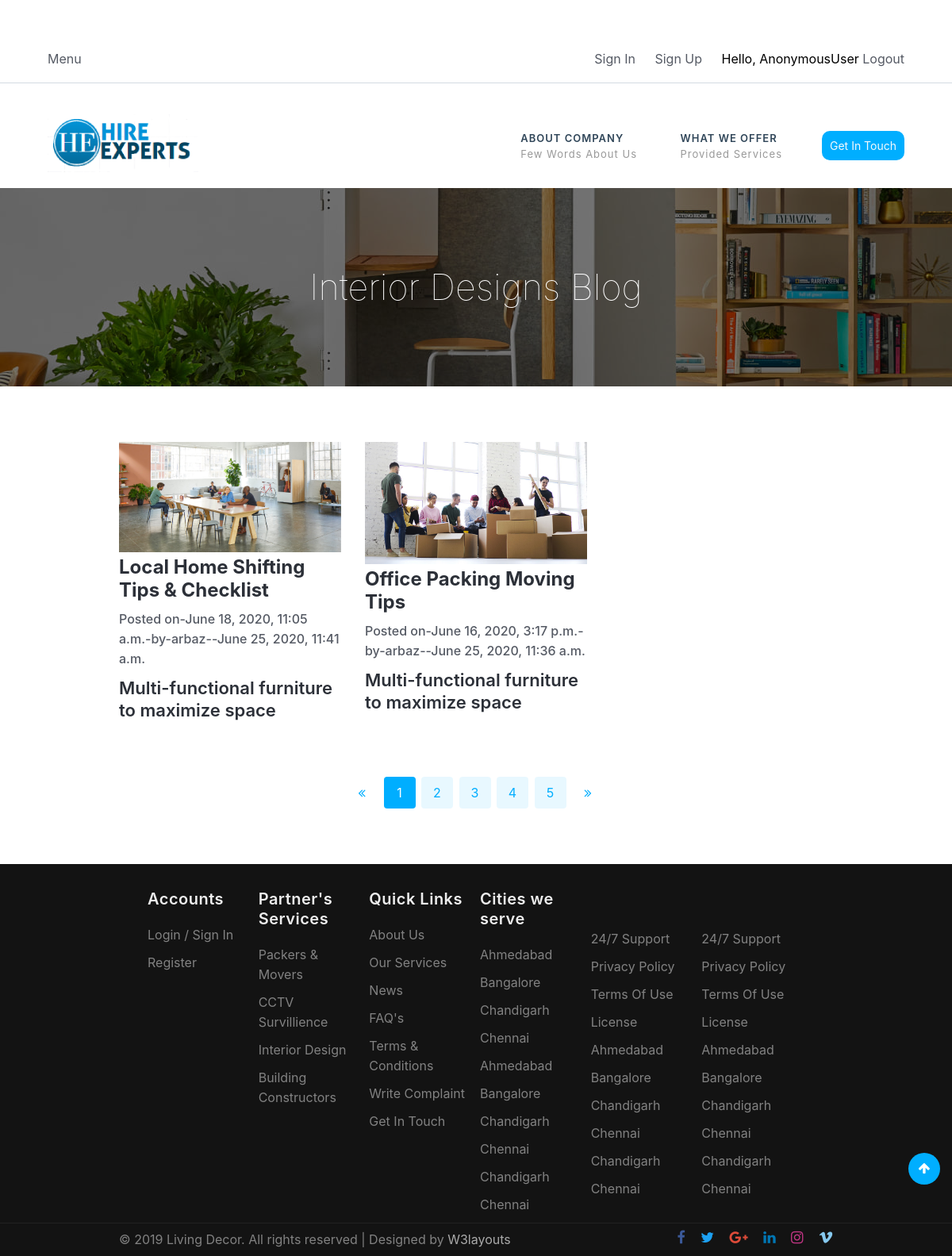
The page /blog/blog/ on the database its author committed.
### blog/models.py (models this page shows, shortened)
class BlogPost(models.Model):
	title 						= models.CharField(max_length=50, null=False, blank=False)
	body						= RichTextField()
	image 						= models.ImageField(upload_to='post_image', null=False, blank=False)
	date_published 				= models.DateTimeField(auto_now_add=True, verbose_name="data published")
	date_updated 				= models.DateTimeField(auto_now=True, verbose_name="data updated")
	author 						= models.ForeignKey(settings.AUTH_USER_MODEL, on_delete=models.CASCADE)
	Slug						= models.SlugField(blank=True, unique=True)
	class Meta:
		ordering = ['-date_published']
	@property
	def imageURL(self):
		try:
			url = self.image.url
		except:
			url = ''
		return url

### blog/views.py (the view)
# urls.py: 2. Add a URL to urlpatterns:  path('blog/', include('blog.urls'))
def blog(request):
	posts = BlogPost.objects.all()
	return render(request, 'blog/blog.html',{ 'post': posts})

### blog/templates/blog/blog.html (shortened to what this page needs)
{% include 'snippets/header.html' %}
{% load static %}
<section class="w3l-title-11-blog">
	<div class="title11">
		<div class="wrapper">
			<div class="title11-content">
				<h2>
					Interior Designs Blog
					</h2>
			</div>
		</div>
	</div>
</section>
 <div class="w3l-grids-block-5">
 <section id="grids5-block">
	<div class="wrapper">
			<div class="d-grid">
				{% for data in post %}
				<div class="grids5-info">
         			<a href="{% url 'blog:blog-single' slug=data.Slug %}"><img src="{{data.imageURL}}" alt="blogposts" width="auto" height="auto" /></a>
					<h1>{{data.title}}</h1></a>
					<h5>Posted on-{{data.date_published}}-by-{{data.author}}--{{data.date_updated}} </h5>
						<ul class="blog-info">
					<h4><a href="{% url 'blog:blog-single' slug=data.Slug  %}">Multi-functional furniture to maximize space</a></h4>
				</div>
				{% endfor %}
			</div>
			<div class="pagination">
				<ul>
					<li class="prev"><a href="#page-number"><span class="fa fa-angle-double-left"></span></a></li>
					<li><a href="#page-number" class="active">1</a></li>
					<li><a href="#page-number">2</a></li>
					<li><a href="#page-number">3</a></li>
					<li><a href="#page-number">4</a></li>
					<li><a href="#page-number">5</a></li>
					<li class="next"><a href="#page-number"><span class="fa fa-angle-double-right"></span></a></li>
				</ul>
			</div>
		</div>
	</div>
{% include 'main/snippets/footer.html' %}
{% include 'main/snippets/move_top.html' %}

### blog/templates/snippets/header.html (shortened to what this page needs)
<!DOCTYPE html>
<html lang="en">
<head>
	{% load static %}
  <link rel="stylesheet" href="{% static 'assets/css/style-freedom.css' %}">
</head>
<body>
<body>
<section class="w3l-hero-headers-11">
	<div class="hero-header-11-content">
		<div class="top-header">
			<div class="wrapper-full">
				<div class="d-grid grid-columns-2">
					<div class="menu-overlay-left">
						<div class="overlay-menuv-hny">
							<div class="side-menu-hny">
								<label for="op" class="menuopen">
									<p>Menu</p>
								</label>
							</div>
						</div>
					</div>
					<div class="accounts align-right">
						<ul>
							<li><a href="{% url 'login'%}"> Sign In</a></li>
							<li><a href="{% url 'signup'%}"> Sign Up</a></li>
	    	<li><span class="hello-msg">Hello, {{request.user}}</span>
  <span ><a  class="hello-msg" href="{% url 'logout' %}">Logout</a></span></li>
						</ul>
					</div>
				</div>
			</div>
		</div>
		<div class="main-header">
			<div class="wrapper-full">
				<div class="d-grid grid-columns-auto">
					<div class="Brand-logo">
					<a class="brand-logo" href="/">
					<img src="{% static 'assets/images/experts.png' %}" class="img-responsive" alt="Your logo" title="Your logo"  />
					</a>
					</div>
					<div class="right-grid align-left d-grid">
						<div class="quick-links">
							<ul>
								<li><a href="{% url 'main:about' %}">About Company <span>few words about us</span></a></li>
								<li><a href="{% url 'main:services' %}">What we offer <span>provided services </span></a></li>
							</ul>
						</div>
						<div class="button align-right">
							<a href="{% url 'main:contact' %}" class="actionbg">Get In Touch</a>
						</div>
					</div>
				</div>
			</div>
		</div>
	</div>
</section>

### main/templates/main/snippets/footer.html
<section class="w3l-footer-16">
	<div class="w3l-footer-16-main">
		<div class="wrapper">
			<div class="grid">
				<div class="column">
					<h3>Accounts</h3>
					<ul class="footer-gd-16">
						<li><a href="{% url 'login'%}">Login / sign in</a></li>
						<li><a href="{% url 'signup'%}">Register</a></li>
					</ul>
				</div>
				<div class="column">
						<h3>Partner's Services</h3>
						<ul class="footer-gd-16">
						<li><a href="{% url 'main:services' %}">Packers & Movers</a></li>
						<li><a href="{% url 'main:services' %}">CCTV Survillience</a></li>
						<li><a href="{% url 'main:services' %}">Interior design</a></li>
						<li><a href="{% url 'main:services' %}">Building Constructors</a></li>
					</ul>
				</div>
				<div class="column">
					<h3>Quick Links</h3>
					<ul class="footer-gd-16">
						<li><a href="{% url 'main:about' %}">About Us</a></li>
						<li><a href="{% url 'main:services' %}">Our Services</a></li>
						<li><a href="{% url 'main:portfolio' %}">News</a></li>
						<li><a href="{% url 'main:contact' %}">FAQ's</a></li>
						<li><a href="{% url 'main:about' %}l">Terms & Conditions</a></li>
						<li><a href="{% url 'main:portfolio' %}">Write Complaint</a></li>
						<li><a href="{% url 'main:contact' %}">Get in touch</a></li>
					</ul>
				</div>
					<div class="column column3">
						<h3>Cities we serve</h3>
						<ul class="footer-gd-16">
							<li><a href="#url">Ahmedabad</a></li>
							<li><a href="{%url 'packers:bangalore' %}">Bangalore</a></li>
							<li><a href="#url">Chandigarh</a></li>
							<li><a href="#url">Chennai</a></li>
							<li><a href="#url">Ahmedabad</a></li>
							<li><a href="#url">Bangalore</a></li>
							<li><a href="#url">Chandigarh</a></li>
							<li><a href="#url">Chennai</a></li>
							<li><a href="#url">Chandigarh</a></li>
							<li><a href="#url">Chennai</a></li>
						</ul>
					</div>
					<div class="column column4">
						<ul class="footer-gd-16"><br><br>
							<li><a href="#url">24/7 support</a></li>
							<li><a href="#url">privacy policy</a></li>
							<li><a href="#url">Terms of use</a></li>
							<li><a href="#url">License</a></li>
							<li><a href="#url">Ahmedabad</a></li>
							<li><a href="#url">Bangalore</a></li>
							<li><a href="#url">Chandigarh</a></li>
							<li><a href="#url">Chennai</a></li>
							<li><a href="#url">Chandigarh</a></li>
							<li><a href="#url">Chennai</a></li>
						</ul>
					</div>
					<div class="column column5">
						<ul class="footer-gd-16"><br></br>
							<li><a href="#url">24/7 support</a></li>
							<li><a href="#url">privacy policy</a></li>
							<li><a href="#url">Terms of use</a></li>
							<li><a href="#url">License</a></li>
							<li><a href="#url">Ahmedabad</a></li>
							<li><a href="#url">Bangalore</a></li>
							<li><a href="#url">Chandigarh</a></li>
							<li><a href="#url">Chennai</a></li>
							<li><a href="#url">Chandigarh</a></li>
							<li><a href="#url">Chennai</a></li>
						</ul>
					</div>
			</div>
		</div>
	</div>
</section>
<section class="w3l-footers-1">
  <div class="footer">
    <div class="wrapper">
      <div class="footer-content">
        <div class="d-grid grid-columns-2">
          <div class="footer-left">
            <p>© 2019 Living Decor. All rights reserved | Designed by <a href="https://w3layouts.com/">W3layouts</a></p>
          </div>
          <div class="footer-right align-right">
            <ul class="social">
              <li><a href="#twitter"><span class="fa fa-facebook"></span></a></li>
              <li><a href="#facebook"><span class="fa fa-twitter"></span></a></li>
              <li><a href="#facebook"><span class="fa fa-google-plus"></span></a></li>
              <li><a href="#facebook"><span class="fa fa-linkedin"></span></a></li>
			  <li><a href="#facebook"><span class="fa fa-instagram"></span></a></li>
			  <li><a href="#facebook"><span class="fa fa-vimeo"></span></a></li>
            </ul>
          </div>
        </div>
      </div>
    </div>
  </div>
</section>

### main/templates/main/snippets/move_top.html (shortened to what this page needs)
<button onclick="topFunction()" id="movetop" title="Go to top">
  <span class="fa fa-arrow-up"></span>
</button>

### rows shown on the page
BlogPost: imageURL (picture), title "Local Home Shifting Tips & Checklist", date_published "June 18, 2020, 11:05 a.m.", author "arbaz", date_updated "June 25, 2020, 11:41 a.m."
BlogPost: imageURL (picture), title "Office Packing Moving Tips", date_published "June 16, 2020, 3:17 p.m.", author "arbaz", date_updated "June 25, 2020, 11:36 a.m."

### other values the page prints
{{ request.user }} "AnonymousUser"
